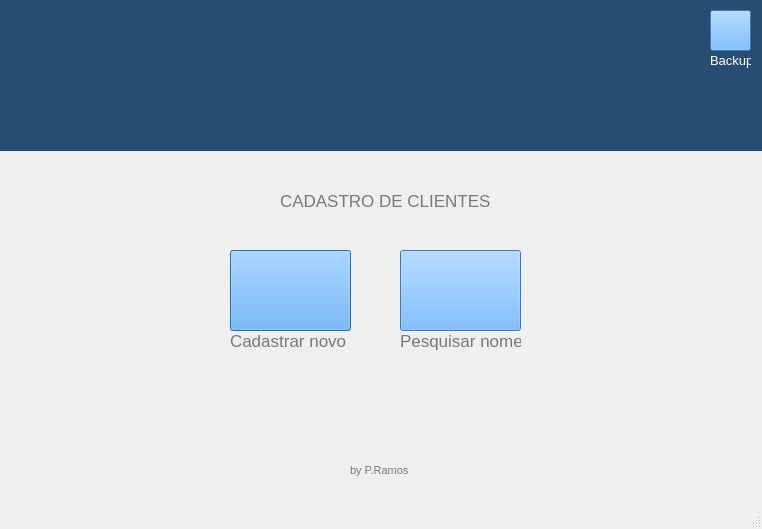
<?xml version="1.0" encoding="UTF-8"?>
<ui version="4.0">
 <class>QMainWindow</class>
 <widget class="QMainWindow" name="QMainWindow">
  <property name="geometry">
   <rect>
    <x>0</x>
    <y>0</y>
    <width>762</width>
    <height>529</height>
   </rect>
  </property>
  <property name="windowTitle">
   <string>MainWindow</string>
  </property>
  <property name="layoutDirection">
   <enum>Qt::LeftToRight</enum>
  </property>
  <property name="autoFillBackground">
   <bool>false</bool>
  </property>
  <widget class="QWidget" name="centralwidget">
   <widget class="QPushButton" name="pushButton">
    <property name="enabled">
     <bool>true</bool>
    </property>
    <property name="geometry">
     <rect>
      <x>230</x>
      <y>250</y>
      <width>121</width>
      <height>81</height>
     </rect>
    </property>
    <property name="font">
     <font>
      <pointsize>11</pointsize>
      <strikeout>false</strikeout>
      <kerning>true</kerning>
     </font>
    </property>
    <property name="statusTip">
     <string/>
    </property>
    <property name="layoutDirection">
     <enum>Qt::RightToLeft</enum>
    </property>
    <property name="autoFillBackground">
     <bool>false</bool>
    </property>
    <property name="styleSheet">
     <string notr="true">background-color: rgb(85, 170, 255);
color: rgb(255, 255, 255);</string>
    </property>
    <property name="text">
     <string/>
    </property>
    <property name="icon">
     <iconset>
      <normaloff>Imagens/Adicionar.png</normaloff>Imagens/Adicionar.png</iconset>
    </property>
    <property name="iconSize">
     <size>
      <width>50</width>
      <height>50</height>
     </size>
    </property>
    <property name="autoExclusive">
     <bool>true</bool>
    </property>
    <property name="autoDefault">
     <bool>true</bool>
    </property>
    <property name="default">
     <bool>true</bool>
    </property>
   </widget>
   <widget class="QPushButton" name="pushButton_2">
    <property name="geometry">
     <rect>
      <x>400</x>
      <y>250</y>
      <width>121</width>
      <height>81</height>
     </rect>
    </property>
    <property name="font">
     <font>
      <pointsize>11</pointsize>
     </font>
    </property>
    <property name="styleSheet">
     <string notr="true">color: rgb(255, 255, 255);
background-color: rgb(85, 170, 255);</string>
    </property>
    <property name="text">
     <string/>
    </property>
    <property name="icon">
     <iconset>
      <normaloff>Imagens/Pesquisar.png</normaloff>Imagens/Pesquisar.png</iconset>
    </property>
    <property name="iconSize">
     <size>
      <width>50</width>
      <height>50</height>
     </size>
    </property>
   </widget>
   <widget class="QLabel" name="label_2">
    <property name="geometry">
     <rect>
      <x>280</x>
      <y>170</y>
      <width>241</width>
      <height>61</height>
     </rect>
    </property>
    <property name="font">
     <font>
      <pointsize>13</pointsize>
     </font>
    </property>
    <property name="styleSheet">
     <string notr="true">color: rgb(120, 120, 120);</string>
    </property>
    <property name="text">
     <string>CADASTRO DE CLIENTES</string>
    </property>
   </widget>
   <widget class="QLabel" name="label_3">
    <property name="geometry">
     <rect>
      <x>350</x>
      <y>460</y>
      <width>71</width>
      <height>21</height>
     </rect>
    </property>
    <property name="font">
     <font>
      <pointsize>8</pointsize>
     </font>
    </property>
    <property name="styleSheet">
     <string notr="true">color: rgb(120, 120, 120);</string>
    </property>
    <property name="text">
     <string>by P.Ramos</string>
    </property>
   </widget>
   <widget class="QLabel" name="label_4">
    <property name="geometry">
     <rect>
      <x>230</x>
      <y>330</y>
      <width>121</width>
      <height>21</height>
     </rect>
    </property>
    <property name="font">
     <font>
      <pointsize>13</pointsize>
      <weight>50</weight>
      <italic>false</italic>
      <bold>false</bold>
      <underline>false</underline>
     </font>
    </property>
    <property name="styleSheet">
     <string notr="true">color: rgb(120, 120, 120);</string>
    </property>
    <property name="text">
     <string>Cadastrar novo</string>
    </property>
   </widget>
   <widget class="QLabel" name="label_5">
    <property name="geometry">
     <rect>
      <x>400</x>
      <y>330</y>
      <width>121</width>
      <height>21</height>
     </rect>
    </property>
    <property name="font">
     <font>
      <pointsize>13</pointsize>
      <weight>50</weight>
      <bold>false</bold>
      <kerning>true</kerning>
     </font>
    </property>
    <property name="styleSheet">
     <string notr="true">color: rgb(120, 120, 120);</string>
    </property>
    <property name="text">
     <string>Pesquisar nome</string>
    </property>
   </widget>
   <widget class="QLabel" name="label">
    <property name="geometry">
     <rect>
      <x>0</x>
      <y>0</y>
      <width>771</width>
      <height>151</height>
     </rect>
    </property>
    <property name="font">
     <font>
      <pointsize>22</pointsize>
     </font>
    </property>
    <property name="styleSheet">
     <string notr="true">background-color: rgb(49, 49, 49);
background-color: rgb(39, 77, 116);
color: rgb(255, 255, 255);</string>
    </property>
    <property name="text">
     <string/>
    </property>
    <property name="pixmap">
     <pixmap>Imagens/Background2.png</pixmap>
    </property>
    <property name="scaledContents">
     <bool>true</bool>
    </property>
   </widget>
   <widget class="QLabel" name="label_6">
    <property name="geometry">
     <rect>
      <x>20</x>
      <y>20</y>
      <width>181</width>
      <height>111</height>
     </rect>
    </property>
    <property name="text">
     <string/>
    </property>
    <property name="pixmap">
     <pixmap>Imagens/logoloja.png</pixmap>
    </property>
    <property name="scaledContents">
     <bool>true</bool>
    </property>
   </widget>
   <widget class="QPushButton" name="pushButton_3">
    <property name="geometry">
     <rect>
      <x>710</x>
      <y>10</y>
      <width>41</width>
      <height>41</height>
     </rect>
    </property>
    <property name="styleSheet">
     <string notr="true">background-color: rgb(85, 170, 255);</string>
    </property>
    <property name="text">
     <string/>
    </property>
    <property name="icon">
     <iconset>
      <normaloff>Imagens/Salvar.png</normaloff>Imagens/Salvar.png</iconset>
    </property>
    <property name="iconSize">
     <size>
      <width>30</width>
      <height>30</height>
     </size>
    </property>
   </widget>
   <widget class="QLabel" name="label_7">
    <property name="geometry">
     <rect>
      <x>710</x>
      <y>50</y>
      <width>41</width>
      <height>21</height>
     </rect>
    </property>
    <property name="font">
     <font>
      <pointsize>10</pointsize>
      <weight>50</weight>
      <italic>false</italic>
      <bold>false</bold>
      <underline>false</underline>
     </font>
    </property>
    <property name="styleSheet">
     <string notr="true">color: rgb(120, 120, 120);
color: rgb(255, 255, 255);</string>
    </property>
    <property name="text">
     <string>Backup</string>
    </property>
   </widget>
  </widget>
  <widget class="QMenuBar" name="menubar">
   <property name="geometry">
    <rect>
     <x>0</x>
     <y>0</y>
     <width>762</width>
     <height>21</height>
    </rect>
   </property>
  </widget>
  <widget class="QStatusBar" name="statusbar"/>
 </widget>
 <resources/>
 <connections/>
</ui>
